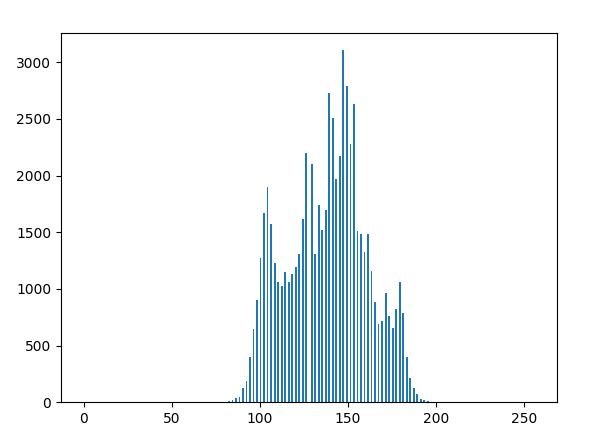

Recreate this plot in Python.
import cv2
import numpy as np
from matplotlib import pyplot as plt

img = cv2.imread('lowContrast.png',0)
plt.hist(img.ravel(),256,[0,256]) 

plt.show() 
plt.savefig('hist.png')

equ = cv2.equalizeHist(img)
res = np.hstack((img,equ))

cv2.imshow('Equalized Image',res)
cv2.imwrite('Equalized Image.png',res)

plt.hist(res.ravel(),256,[0,256]) 

plt.show() 
plt.savefig('equal-hist.png')